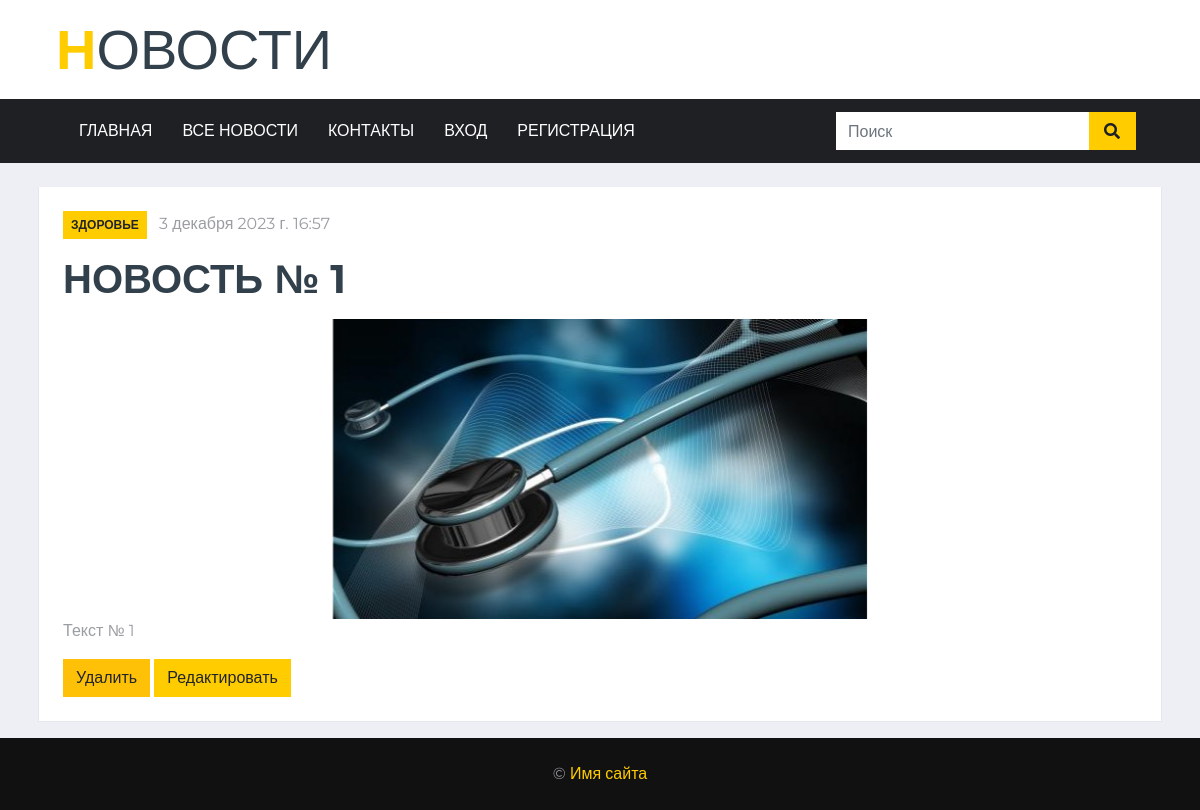
Page /news1/1 on the committed database.
### news1/models.py (models this page shows, shortened)
class Article(models.Model):
    categories = (('Экономика', 'Economics'),
                  ('Наука', 'Science'),
                  ('Спорт', 'Sport'),
                  ('Политика', 'Policy'),
                  ('Здоровье', 'Health'),
                  ('Путешествия', 'Travel'))
    author = models.ForeignKey(User, on_delete=models.SET_NULL, null=True, verbose_name='Автор')
    title = models.CharField('Название', max_length=50, default='')
    anouncement = models.TextField('Аннотация', max_length=250)
    text = models.TextField('Текст новости')
    date = models.DateTimeField('Дата публикации', auto_now=True)
    category = models.CharField(choices=categories, max_length=20, verbose_name='Категории')
    tags = models.ManyToManyField(to=Tag, blank=True, verbose_name='Тэги')
    slug = models.SlugField()
    class Meta:
        ordering = ['date']
        verbose_name= 'Новость'
        verbose_name_plural='Новости'

class Image(models.Model):
    article = models.ForeignKey(Article, on_delete=models.CASCADE)
    title = models.CharField(max_length=50, blank=True)
    image = models.ImageField(upload_to='article_images/')

### news1/views.py (the view)
# urls.py: path('<int:pk>', views.ArticleDetailView.as_view(), name='news_detail'),
class ArticleDetailView(DetailView):
    model = Article
    template_name = 'news1/news_detail.html'
    context_object_name = 'article'
    def get_context_data(self, **kwargs):
        context = super().get_context_data(**kwargs)
        current_object = self.object
        images = Image.objects.filter(article=current_object)
        context['images'] = images
        return context

### news1/templates/news1/news_detail.html (shortened to what this page needs)
<!DOCTYPE html>
{% load static %}
<html lang="ru">
<head>
    <link href="https://cdnjs.cloudflare.com/ajax/libs/font-awesome/5.15.0/css/all.min.css" rel="stylesheet">
    <link href="{% static 'news_portal/' %}lib/owlcarousel/assets/owl.carousel.min.css" rel="stylesheet">
    <link href="{% static 'news_portal/' %}css/style.css" rel="stylesheet">
</head>
<body>
{% include 'news_portal/navbar.html' %}
<br>
    <div class="container-fluid">
        <div class="container">
            <div class="row">
                <div class="col-lg-12">
                    <div class="position-relative mb-3">
                        <div class="bg-white border border-top-0 p-4">
                            <div class="mb-3">
                                <a class="badge badge-primary text-uppercase font-weight-semi-bold p-2 mr-2"
                                    href="#">{{ article.category }}</a>
                                <a class="text-body" href="#">{{ article.date }}</a>
                            </div>
                            <h1 class="mb-3 text-secondary text-uppercase font-weight-bold">{{ article.title }}</h1>
                {% if article.image_set.all %}
                <div id="carouselControls" class="carousel slide" data-ride="carousel">
                    <div class="carousel-inner" role="listbox" style="width:auto; height: 300px; !important;">
                        {% for image in article.image_set.all %}
                        <div class="carousel-item {% if forloop.counter == 1 %} active {% endif %}">
                            <img class="d-block" src="{{ image.image.url }}"
                                 style="margin:auto; height:300px; width:auto;">
                        </div>
                        {% endfor %}
                    </div>
                    <a class="carousel-control-prev" href="#carouselControls" role="button" data-slide="prev">
                        <span class="carousel-control-prev-icon" aria-hidden="true"></span>
                    </a>
                    <a class="carousel-control-next" href="#carouselControls" role="button" data-slide="next">
                        <span class="carousel-control-next-icon" aria-hidden="true"></span>
                    </a>
                </div>
                {% endif%}
                            <p>{{ article.text }}</p>
                            <a class="btn btn-warning" href="{% url 'news_delete' article.pk %}">Удалить</a>
                            <a class="btn btn-primary" href="{% url 'news_update' article.pk %}">Редактировать</a>
                    </div>
                </div>
            </div>
        </div>
    </div>
    </div>
{% block footer %} {% include 'news_portal/footer.html' %} {% endblock %}
</body>
</html>

### rows in the picture
Article: category "ЗДОРОВЬЕ", date "3 декабря 2023 г. 16:57", title "НОВОСТЬ № 1", text "Текст № 1"
Image: image (picture)
